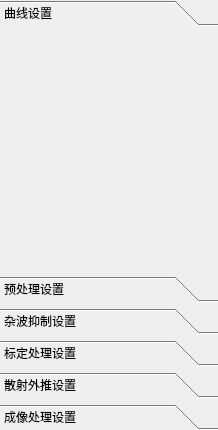
<?xml version="1.0" encoding="UTF-8"?>
<ui version="4.0">
 <class>StepWidget</class>
 <widget class="QWidget" name="StepWidget">
  <property name="geometry">
   <rect>
    <x>0</x>
    <y>0</y>
    <width>218</width>
    <height>430</height>
   </rect>
  </property>
  <property name="windowTitle">
   <string>Form</string>
  </property>
  <layout class="QVBoxLayout" name="verticalLayout">
   <property name="leftMargin">
    <number>0</number>
   </property>
   <property name="topMargin">
    <number>0</number>
   </property>
   <property name="rightMargin">
    <number>0</number>
   </property>
   <property name="bottomMargin">
    <number>0</number>
   </property>
   <item>
    <widget class="QToolBox" name="toolBox">
     <property name="currentIndex">
      <number>0</number>
     </property>
     <widget class="QWidget" name="page_6">
      <attribute name="label">
       <string>曲线设置</string>
      </attribute>
     </widget>
     <widget class="QWidget" name="page">
      <property name="geometry">
       <rect>
        <x>0</x>
        <y>0</y>
        <width>218</width>
        <height>256</height>
       </rect>
      </property>
      <attribute name="label">
       <string>预处理设置</string>
      </attribute>
     </widget>
     <widget class="QWidget" name="page_2">
      <property name="geometry">
       <rect>
        <x>0</x>
        <y>0</y>
        <width>218</width>
        <height>256</height>
       </rect>
      </property>
      <attribute name="label">
       <string>杂波抑制设置</string>
      </attribute>
     </widget>
     <widget class="QWidget" name="page_3">
      <property name="geometry">
       <rect>
        <x>0</x>
        <y>0</y>
        <width>218</width>
        <height>256</height>
       </rect>
      </property>
      <attribute name="label">
       <string>标定处理设置</string>
      </attribute>
     </widget>
     <widget class="QWidget" name="page_4">
      <property name="geometry">
       <rect>
        <x>0</x>
        <y>0</y>
        <width>218</width>
        <height>256</height>
       </rect>
      </property>
      <attribute name="label">
       <string>散射外推设置</string>
      </attribute>
     </widget>
     <widget class="QWidget" name="page_5">
      <property name="geometry">
       <rect>
        <x>0</x>
        <y>0</y>
        <width>218</width>
        <height>256</height>
       </rect>
      </property>
      <attribute name="label">
       <string>成像处理设置</string>
      </attribute>
     </widget>
    </widget>
   </item>
  </layout>
 </widget>
 <resources/>
 <connections/>
</ui>
